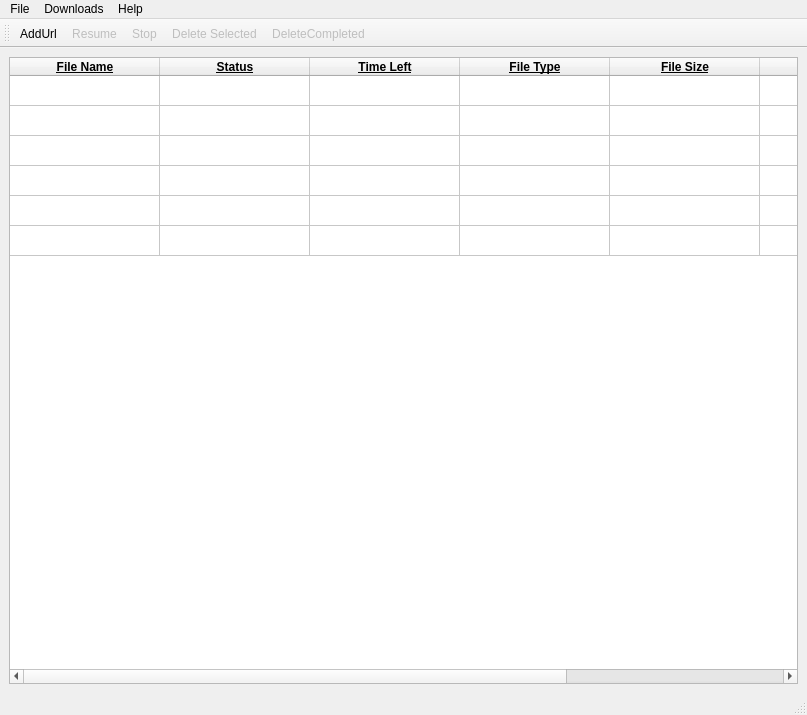
<?xml version="1.0" encoding="UTF-8"?>
<ui version="4.0">
 <class>MainWindow</class>
 <widget class="QMainWindow" name="MainWindow">
  <property name="geometry">
   <rect>
    <x>0</x>
    <y>0</y>
    <width>807</width>
    <height>715</height>
   </rect>
  </property>
  <property name="windowTitle">
   <string>Download Manager</string>
  </property>
  <property name="windowIcon">
   <iconset>
    <normaloff>../Extras/Icons/DownloadManagerIcon.png</normaloff>../Extras/Icons/DownloadManagerIcon.png</iconset>
  </property>
  <widget class="QWidget" name="centralwidget">
   <layout class="QVBoxLayout" name="verticalLayout">
    <item>
     <widget class="QTableWidget" name="table">
      <property name="rowCount">
       <number>6</number>
      </property>
      <property name="columnCount">
       <number>7</number>
      </property>
      <attribute name="horizontalHeaderCascadingSectionResizes">
       <bool>false</bool>
      </attribute>
      <attribute name="horizontalHeaderDefaultSectionSize">
       <number>150</number>
      </attribute>
      <attribute name="horizontalHeaderMinimumSectionSize">
       <number>150</number>
      </attribute>
      <attribute name="horizontalHeaderShowSortIndicator" stdset="0">
       <bool>true</bool>
      </attribute>
      <attribute name="horizontalHeaderStretchLastSection">
       <bool>true</bool>
      </attribute>
      <attribute name="verticalHeaderVisible">
       <bool>false</bool>
      </attribute>
      <row/>
      <row/>
      <row/>
      <row/>
      <row/>
      <row/>
      <column>
       <property name="text">
        <string>File Name</string>
       </property>
       <property name="toolTip">
        <string>File Name</string>
       </property>
       <property name="font">
        <font>
         <weight>75</weight>
         <bold>true</bold>
         <underline>true</underline>
        </font>
       </property>
       <property name="background">
        <color>
         <red>255</red>
         <green>255</green>
         <blue>255</blue>
        </color>
       </property>
      </column>
      <column>
       <property name="text">
        <string>Status</string>
       </property>
       <property name="font">
        <font>
         <weight>75</weight>
         <bold>true</bold>
         <underline>true</underline>
        </font>
       </property>
      </column>
      <column>
       <property name="text">
        <string>Time Left</string>
       </property>
       <property name="font">
        <font>
         <weight>75</weight>
         <bold>true</bold>
         <underline>true</underline>
        </font>
       </property>
      </column>
      <column>
       <property name="text">
        <string>File Type</string>
       </property>
       <property name="font">
        <font>
         <weight>75</weight>
         <bold>true</bold>
         <underline>true</underline>
        </font>
       </property>
      </column>
      <column>
       <property name="text">
        <string>File Size</string>
       </property>
       <property name="font">
        <font>
         <weight>75</weight>
         <bold>true</bold>
         <underline>true</underline>
        </font>
       </property>
      </column>
      <column>
       <property name="text">
        <string>Date Added</string>
       </property>
       <property name="font">
        <font>
         <weight>75</weight>
         <bold>true</bold>
         <underline>true</underline>
        </font>
       </property>
      </column>
      <column>
       <property name="text">
        <string>File Url</string>
       </property>
       <property name="font">
        <font>
         <weight>75</weight>
         <bold>true</bold>
         <underline>true</underline>
        </font>
       </property>
      </column>
     </widget>
    </item>
   </layout>
  </widget>
  <widget class="QMenuBar" name="menubar">
   <property name="geometry">
    <rect>
     <x>0</x>
     <y>0</y>
     <width>807</width>
     <height>26</height>
    </rect>
   </property>
   <widget class="QMenu" name="menuFile">
    <property name="title">
     <string>File</string>
    </property>
    <addaction name="actionAdd_Download"/>
    <addaction name="actionAdd_Torrent"/>
    <addaction name="separator"/>
    <addaction name="actionResume_2"/>
    <addaction name="actionPause"/>
    <addaction name="actionRedownload"/>
    <addaction name="separator"/>
    <addaction name="actionExit_2"/>
   </widget>
   <widget class="QMenu" name="menuDownloads">
    <property name="title">
     <string>Downloads</string>
    </property>
    <addaction name="actionPause_All"/>
    <addaction name="actionStop_All"/>
    <addaction name="separator"/>
    <addaction name="actionDelete_Completed"/>
    <addaction name="separator"/>
    <addaction name="actionQueue"/>
    <addaction name="separator"/>
    <addaction name="actionExit_3"/>
   </widget>
   <widget class="QMenu" name="menuHelp">
    <property name="title">
     <string>Help</string>
    </property>
    <addaction name="actionAbout"/>
    <addaction name="actionTutorials"/>
    <addaction name="separator"/>
    <addaction name="actionVisit_Website"/>
    <addaction name="actionContact"/>
    <addaction name="separator"/>
    <addaction name="actionAbout_2"/>
   </widget>
   <addaction name="menuFile"/>
   <addaction name="menuDownloads"/>
   <addaction name="menuHelp"/>
  </widget>
  <widget class="QStatusBar" name="statusbar"/>
  <widget class="QToolBar" name="toolBar">
   <property name="enabled">
    <bool>true</bool>
   </property>
   <property name="sizePolicy">
    <sizepolicy hsizetype="Preferred" vsizetype="Preferred">
     <horstretch>0</horstretch>
     <verstretch>0</verstretch>
    </sizepolicy>
   </property>
   <property name="windowTitle">
    <string>toolBar</string>
   </property>
   <attribute name="toolBarArea">
    <enum>TopToolBarArea</enum>
   </attribute>
   <attribute name="toolBarBreak">
    <bool>false</bool>
   </attribute>
   <addaction name="actionAddUrl"/>
   <addaction name="actionResume"/>
   <addaction name="actionStop"/>
   <addaction name="actionDelete_Selected"/>
   <addaction name="actionDeleteCompleted"/>
  </widget>
  <action name="actionAdd_Download">
   <property name="icon">
    <iconset>
     <normaloff>Add.png</normaloff>Add.png</iconset>
   </property>
   <property name="text">
    <string>Add Url</string>
   </property>
  </action>
  <action name="actionAdd_Torrent">
   <property name="text">
    <string>Add Torrent</string>
   </property>
  </action>
  <action name="actionExit">
   <property name="text">
    <string>Exit</string>
   </property>
  </action>
  <action name="actionAddUrl">
   <property name="icon">
    <iconset>
     <normaloff>../Extras/Icons/Add.png</normaloff>../Extras/Icons/Add.png</iconset>
   </property>
   <property name="text">
    <string>AddUrl</string>
   </property>
   <property name="toolTip">
    <string>Add Url To Download File</string>
   </property>
   <property name="shortcut">
    <string>Ctrl+N</string>
   </property>
  </action>
  <action name="actionResume">
   <property name="enabled">
    <bool>false</bool>
   </property>
   <property name="icon">
    <iconset>
     <normaloff>../Extras/Icons/resume.png</normaloff>../Extras/Icons/resume.png</iconset>
   </property>
   <property name="text">
    <string>Resume</string>
   </property>
   <property name="toolTip">
    <string>Resume Selected Download</string>
   </property>
  </action>
  <action name="actionPause">
   <property name="text">
    <string>Stop</string>
   </property>
  </action>
  <action name="actionResume_2">
   <property name="text">
    <string>Resume</string>
   </property>
  </action>
  <action name="actionDelete_Selected">
   <property name="enabled">
    <bool>false</bool>
   </property>
   <property name="icon">
    <iconset>
     <normaloff>../Extras/Icons/delete.png</normaloff>../Extras/Icons/delete.png</iconset>
   </property>
   <property name="text">
    <string>Delete Selected</string>
   </property>
   <property name="toolTip">
    <string>Delete Selected Files</string>
   </property>
   <property name="shortcut">
    <string>Del</string>
   </property>
  </action>
  <action name="actionDeleteCompleted">
   <property name="enabled">
    <bool>false</bool>
   </property>
   <property name="icon">
    <iconset>
     <normaloff>../Extras/Icons/delete-all.png</normaloff>../Extras/Icons/delete-all.png</iconset>
   </property>
   <property name="text">
    <string>DeleteCompleted</string>
   </property>
   <property name="toolTip">
    <string>Delete All Completed File Entries</string>
   </property>
  </action>
  <action name="actionStop">
   <property name="enabled">
    <bool>false</bool>
   </property>
   <property name="icon">
    <iconset>
     <normaloff>../Extras/Icons/stop.png</normaloff>../Extras/Icons/stop.png</iconset>
   </property>
   <property name="text">
    <string>Stop</string>
   </property>
  </action>
  <action name="actionRedownload">
   <property name="text">
    <string>Redownload</string>
   </property>
  </action>
  <action name="actionExit_2">
   <property name="text">
    <string>Exit</string>
   </property>
  </action>
  <action name="actionPause_All">
   <property name="text">
    <string>Pause All</string>
   </property>
  </action>
  <action name="actionStop_All">
   <property name="text">
    <string>Stop All</string>
   </property>
  </action>
  <action name="actionDelete_Completed">
   <property name="text">
    <string>Delete Completed</string>
   </property>
  </action>
  <action name="actionQueue">
   <property name="text">
    <string>Queue</string>
   </property>
  </action>
  <action name="actionSpeed_Limiter">
   <property name="text">
    <string>Speed Limiter</string>
   </property>
  </action>
  <action name="actionExit_3">
   <property name="text">
    <string>Options</string>
   </property>
  </action>
  <action name="actionAbout">
   <property name="text">
    <string>Read Me</string>
   </property>
  </action>
  <action name="actionTutorials">
   <property name="text">
    <string>Tutorials</string>
   </property>
  </action>
  <action name="actionVisit_Website">
   <property name="text">
    <string>Visit Website</string>
   </property>
  </action>
  <action name="actionContact">
   <property name="text">
    <string>Contact</string>
   </property>
  </action>
  <action name="actionAbout_2">
   <property name="text">
    <string>About</string>
   </property>
  </action>
 </widget>
 <resources/>
 <connections/>
</ui>
